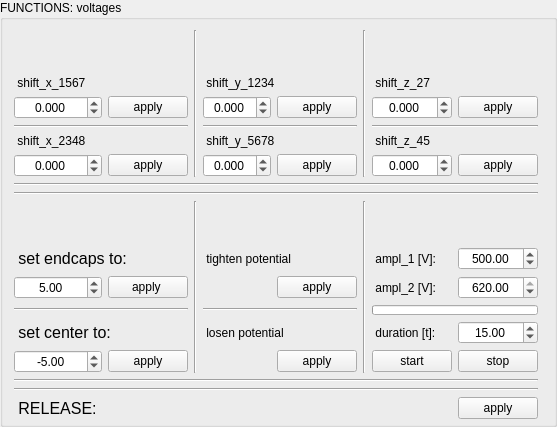
           <widget class="QGroupBox" name="groupBox_functions">
            <property name="title">
             <string>FUNCTIONS: voltages</string>
            </property>
            <layout class="QVBoxLayout" name="verticalLayout_4">
             <property name="topMargin">
              <number>5</number>
             </property>
             <property name="bottomMargin">
              <number>5</number>
             </property>
             <item>
              <layout class="QGridLayout" name="gridLayout_4">
               <item row="13" column="6">
                <widget class="QLabel" name="label_80">
                 <property name="text">
                  <string> duration [t]:</string>
                 </property>
                </widget>
               </item>
               <item row="13" column="7">
                <widget class="QDoubleSpinBox" name="doubleSpinBox_sweep_ampl_duration">
                 <property name="alignment">
                  <set>Qt::AlignCenter</set>
                 </property>
                 <property name="maximum">
                  <double>3600.000000000000000</double>
                 </property>
                 <property name="value">
                  <double>15.000000000000000</double>
                 </property>
                </widget>
               </item>
               <item row="14" column="6">
                <widget class="QPushButton" name="pushButton_sweep_ampl_start">
                 <property name="text">
                  <string>start</string>
                 </property>
                </widget>
               </item>
               <item row="14" column="7">
                <widget class="QPushButton" name="pushButton_sweep_ampl_stop">
                 <property name="text">
                  <string>stop</string>
                 </property>
                </widget>
               </item>
               <item row="12" column="0" colspan="2">
                <widget class="Line" name="line_29">
                 <property name="orientation">
                  <enum>Qt::Horizontal</enum>
                 </property>
                </widget>
               </item>
               <item row="9" column="0" colspan="2">
                <layout class="QVBoxLayout" name="verticalLayout_trap_endc_and_center"/>
               </item>
               <item row="9" column="3" colspan="2">
                <layout class="QVBoxLayout" name="verticalLayout_32"/>
               </item>
               <item row="10" column="6">
                <widget class="QLabel" name="label_78">
                 <property name="text">
                  <string> ampl_1 [V]:</string>
                 </property>
                </widget>
               </item>
               <item row="0" column="4">
                <spacer name="horizontalSpacer_60">
                 <property name="orientation">
                  <enum>Qt::Horizontal</enum>
                 </property>
                 <property name="sizeHint" stdset="0">
                  <size>
                   <width>40</width>
                   <height>5</height>
                  </size>
                 </property>
                </spacer>
               </item>
               <item row="1" column="8">
                <spacer name="verticalSpacer_38">
                 <property name="orientation">
                  <enum>Qt::Vertical</enum>
                 </property>
                 <property name="sizeHint" stdset="0">
                  <size>
                   <width>5</width>
                   <height>40</height>
                  </size>
                 </property>
                </spacer>
               </item>
               <item row="0" column="0">
                <spacer name="horizontalSpacer_95">
                 <property name="orientation">
                  <enum>Qt::Horizontal</enum>
                 </property>
                 <property name="sizeHint" stdset="0">
                  <size>
                   <width>40</width>
                   <height>5</height>
                  </size>
                 </property>
                </spacer>
               </item>
               <item row="0" column="1">
                <spacer name="horizontalSpacer_96">
                 <property name="orientation">
                  <enum>Qt::Horizontal</enum>
                 </property>
                 <property name="sizeHint" stdset="0">
                  <size>
                   <width>40</width>
                   <height>5</height>
                  </size>
                 </property>
                </spacer>
               </item>
               <item row="0" column="3">
                <spacer name="horizontalSpacer_93">
                 <property name="orientation">
                  <enum>Qt::Horizontal</enum>
                 </property>
                 <property name="sizeHint" stdset="0">
                  <size>
                   <width>40</width>
                   <height>5</height>
                  </size>
                 </property>
                </spacer>
               </item>
               <item row="3" column="7">
                <widget class="QPushButton" name="pushButton_apply_z_shift_27">
                 <property name="text">
                  <string>apply</string>
                 </property>
                </widget>
               </item>
               <item row="1" column="2" rowspan="6">
                <widget class="Line" name="line_21">
                 <property name="orientation">
                  <enum>Qt::Vertical</enum>
                 </property>
                </widget>
               </item>
               <item row="6" column="6">
                <widget class="QDoubleSpinBox" name="doubleSpinBox_shift_z_45">
                 <property name="alignment">
                  <set>Qt::AlignCenter</set>
                 </property>
                 <property name="decimals">
                  <number>3</number>
                 </property>
                 <property name="minimum">
                  <double>-10.000000000000000</double>
                 </property>
                 <property name="maximum">
                  <double>10.000000000000000</double>
                 </property>
                 <property name="singleStep">
                  <double>0.100000000000000</double>
                 </property>
                </widget>
               </item>
               <item row="1" column="5" rowspan="6">
                <widget class="Line" name="line_22">
                 <property name="orientation">
                  <enum>Qt::Vertical</enum>
                 </property>
                </widget>
               </item>
               <item row="15" column="0" colspan="8">
                <widget class="Line" name="line_20">
                 <property name="orientation">
                  <enum>Qt::Horizontal</enum>
                 </property>
                </widget>
               </item>
               <item row="6" column="3">
                <widget class="QDoubleSpinBox" name="doubleSpinBox_shift_y_5678">
                 <property name="alignment">
                  <set>Qt::AlignCenter</set>
                 </property>
                 <property name="decimals">
                  <number>3</number>
                 </property>
                 <property name="minimum">
                  <double>-10.000000000000000</double>
                 </property>
                 <property name="maximum">
                  <double>10.000000000000000</double>
                 </property>
                 <property name="singleStep">
                  <double>0.100000000000000</double>
                 </property>
                </widget>
               </item>
               <item row="4" column="6" colspan="2">
                <widget class="Line" name="line_17">
                 <property name="orientation">
                  <enum>Qt::Horizontal</enum>
                 </property>
                </widget>
               </item>
               <item row="4" column="3" colspan="2">
                <widget class="Line" name="line_13">
                 <property name="orientation">
                  <enum>Qt::Horizontal</enum>
                 </property>
                </widget>
               </item>
               <item row="3" column="1">
                <widget class="QPushButton" name="pushButton_apply_x_shift_1567">
                 <property name="text">
                  <string>apply</string>
                 </property>
                </widget>
               </item>
               <item row="5" column="0" colspan="2">
                <widget class="QLabel" name="label_57">
                 <property name="text">
                  <string> shift_x_2348</string>
                 </property>
                </widget>
               </item>
               <item row="1" column="0" colspan="2">
                <layout class="QVBoxLayout" name="verticalLayout_shift_x"/>
               </item>
               <item row="0" column="6">
                <spacer name="horizontalSpacer_19">
                 <property name="orientation">
                  <enum>Qt::Horizontal</enum>
                 </property>
                 <property name="sizeHint" stdset="0">
                  <size>
                   <width>40</width>
                   <height>5</height>
                  </size>
                 </property>
                </spacer>
               </item>
               <item row="2" column="6" colspan="2">
                <widget class="QLabel" name="label_44">
                 <property name="text">
                  <string> shift_z_27</string>
                 </property>
                </widget>
               </item>
               <item row="2" column="3" colspan="2">
                <widget class="QLabel" name="label_31">
                 <property name="text">
                  <string> shift_y_1234</string>
                 </property>
                </widget>
               </item>
               <item row="4" column="0" colspan="2">
                <widget class="Line" name="line_11">
                 <property name="orientation">
                  <enum>Qt::Horizontal</enum>
                 </property>
                </widget>
               </item>
               <item row="10" column="0" colspan="2">
                <widget class="QLabel" name="label_55">
                 <property name="font">
                  <font>
                   <pointsize>12</pointsize>
                   <weight>50</weight>
                   <bold>false</bold>
                  </font>
                 </property>
                 <property name="text">
                  <string> set endcaps to:</string>
                 </property>
                </widget>
               </item>
               <item row="0" column="7">
                <spacer name="horizontalSpacer_125">
                 <property name="orientation">
                  <enum>Qt::Horizontal</enum>
                 </property>
                 <property name="sizeHint" stdset="0">
                  <size>
                   <width>40</width>
                   <height>5</height>
                  </size>
                 </property>
                </spacer>
               </item>
               <item row="5" column="3" colspan="2">
                <widget class="QLabel" name="label_25">
                 <property name="text">
                  <string> shift_y_5678</string>
                 </property>
                </widget>
               </item>
               <item row="3" column="6">
                <widget class="QDoubleSpinBox" name="doubleSpinBox_shift_z_27">
                 <property name="alignment">
                  <set>Qt::AlignCenter</set>
                 </property>
                 <property name="decimals">
                  <number>3</number>
                 </property>
                 <property name="minimum">
                  <double>-10.000000000000000</double>
                 </property>
                 <property name="maximum">
                  <double>10.000000000000000</double>
                 </property>
                 <property name="singleStep">
                  <double>0.100000000000000</double>
                 </property>
                </widget>
               </item>
               <item row="6" column="0">
                <widget class="QDoubleSpinBox" name="doubleSpinBox_shift_x_2348">
                 <property name="alignment">
                  <set>Qt::AlignCenter</set>
                 </property>
                 <property name="decimals">
                  <number>3</number>
                 </property>
                 <property name="minimum">
                  <double>-10.000000000000000</double>
                 </property>
                 <property name="maximum">
                  <double>10.000000000000000</double>
                 </property>
                 <property name="singleStep">
                  <double>0.100000000000000</double>
                 </property>
                </widget>
               </item>
               <item row="13" column="0" colspan="2">
                <widget class="QLabel" name="label_24">
                 <property name="font">
                  <font>
                   <pointsize>12</pointsize>
                  </font>
                 </property>
                 <property name="text">
                  <string> set center to: </string>
                 </property>
                </widget>
               </item>
               <item row="16" column="0" colspan="8">
                <widget class="Line" name="line_26">
                 <property name="orientation">
                  <enum>Qt::Horizontal</enum>
                 </property>
                </widget>
               </item>
               <item row="3" column="0">
                <widget class="QDoubleSpinBox" name="doubleSpinBox_shift_x_1567">
                 <property name="enabled">
                  <bool>true</bool>
                 </property>
                 <property name="alignment">
                  <set>Qt::AlignCenter</set>
                 </property>
                 <property name="decimals">
                  <number>3</number>
                 </property>
                 <property name="minimum">
                  <double>-10.000000000000000</double>
                 </property>
                 <property name="maximum">
                  <double>10.000000000000000</double>
                 </property>
                 <property name="singleStep">
                  <double>0.100000000000000</double>
                 </property>
                 <property name="value">
                  <double>0.000000000000000</double>
                 </property>
                </widget>
               </item>
               <item row="3" column="3">
                <widget class="QDoubleSpinBox" name="doubleSpinBox_shift_y_1234">
                 <property name="alignment">
                  <set>Qt::AlignCenter</set>
                 </property>
                 <property name="decimals">
                  <number>3</number>
                 </property>
                 <property name="minimum">
                  <double>-10.000000000000000</double>
                 </property>
                 <property name="maximum">
                  <double>10.000000000000000</double>
                 </property>
                 <property name="singleStep">
                  <double>0.100000000000000</double>
                 </property>
                </widget>
               </item>
               <item row="8" column="0" colspan="8">
                <widget class="Line" name="line_18">
                 <property name="orientation">
                  <enum>Qt::Horizontal</enum>
                 </property>
                </widget>
               </item>
               <item row="17" column="0">
                <widget class="QLabel" name="label_56">
                 <property name="font">
                  <font>
                   <pointsize>12</pointsize>
                  </font>
                 </property>
                 <property name="text">
                  <string> RELEASE: </string>
                 </property>
                </widget>
               </item>
               <item row="2" column="0" colspan="2">
                <widget class="QLabel" name="label_52">
                 <property name="text">
                  <string> shift_x_1567</string>
                 </property>
                </widget>
               </item>
               <item row="6" column="7">
                <widget class="QPushButton" name="pushButton_apply_z_shift_45">
                 <property name="text">
                  <string>apply</string>
                 </property>
                </widget>
               </item>
               <item row="5" column="6" colspan="2">
                <widget class="QLabel" name="label_53">
                 <property name="text">
                  <string> shift_z_45</string>
                 </property>
                </widget>
               </item>
               <item row="17" column="7">
                <widget class="QPushButton" name="pushButton_extraction">
                 <property name="text">
                  <string>apply</string>
                 </property>
                </widget>
               </item>
               <item row="6" column="1">
                <widget class="QPushButton" name="pushButton_apply_x_shift_2348">
                 <property name="text">
                  <string>apply</string>
                 </property>
                </widget>
               </item>
               <item row="1" column="6" colspan="2">
                <layout class="QVBoxLayout" name="verticalLayout_shift_z"/>
               </item>
               <item row="6" column="4">
                <widget class="QPushButton" name="pushButton_apply_y_shift_5678">
                 <property name="text">
                  <string>apply</string>
                 </property>
                </widget>
               </item>
               <item row="1" column="3" colspan="2">
                <layout class="QVBoxLayout" name="verticalLayout_shift_y"/>
               </item>
               <item row="7" column="0" colspan="8">
                <widget class="Line" name="line_23">
                 <property name="orientation">
                  <enum>Qt::Horizontal</enum>
                 </property>
                </widget>
               </item>
               <item row="3" column="4">
                <widget class="QPushButton" name="pushButton_apply_y_shift_1234">
                 <property name="text">
                  <string>apply</string>
                 </property>
                </widget>
               </item>
               <item row="9" column="5" rowspan="6">
                <widget class="Line" name="line_31">
                 <property name="orientation">
                  <enum>Qt::Vertical</enum>
                 </property>
                </widget>
               </item>
               <item row="10" column="3" colspan="2">
                <widget class="QLabel" name="label_75">
                 <property name="text">
                  <string> tighten potential </string>
                 </property>
                </widget>
               </item>
               <item row="14" column="4">
                <widget class="QPushButton" name="pushButton_losen_potential">
                 <property name="text">
                  <string>apply</string>
                 </property>
                </widget>
               </item>
               <item row="11" column="1">
                <widget class="QPushButton" name="pushButton_endcap_voltages">
                 <property name="text">
                  <string>apply </string>
                 </property>
                </widget>
               </item>
               <item row="11" column="4">
                <widget class="QPushButton" name="pushButton_tighten_potential">
                 <property name="text">
                  <string>apply</string>
                 </property>
                </widget>
               </item>
               <item row="10" column="7">
                <widget class="QDoubleSpinBox" name="doubleSpinBox_sweep_ampl_start">
                 <property name="alignment">
                  <set>Qt::AlignCenter</set>
                 </property>
                 <property name="maximum">
                  <double>620.000000000000000</double>
                 </property>
                 <property name="singleStep">
                  <double>1.000000000000000</double>
                 </property>
                 <property name="value">
                  <double>500.000000000000000</double>
                 </property>
                </widget>
               </item>
               <item row="11" column="7">
                <widget class="QDoubleSpinBox" name="doubleSpinBox_sweep_ampl_stop">
                 <property name="alignment">
                  <set>Qt::AlignCenter</set>
                 </property>
                 <property name="maximum">
                  <double>620.000000000000000</double>
                 </property>
                 <property name="value">
                  <double>620.000000000000000</double>
                 </property>
                </widget>
               </item>
               <item row="11" column="6">
                <widget class="QLabel" name="label_79">
                 <property name="text">
                  <string> ampl_2 [V]:</string>
                 </property>
                </widget>
               </item>
               <item row="9" column="8">
                <spacer name="verticalSpacer">
                 <property name="orientation">
                  <enum>Qt::Vertical</enum>
                 </property>
                 <property name="sizeHint" stdset="0">
                  <size>
                   <width>5</width>
                   <height>40</height>
                  </size>
                 </property>
                </spacer>
               </item>
               <item row="12" column="3" colspan="2">
                <widget class="Line" name="line_30">
                 <property name="orientation">
                  <enum>Qt::Horizontal</enum>
                 </property>
                </widget>
               </item>
               <item row="11" column="0">
                <widget class="QDoubleSpinBox" name="doubleSpinBox_endcap_voltages">
                 <property name="alignment">
                  <set>Qt::AlignCenter</set>
                 </property>
                 <property name="minimum">
                  <double>-10.000000000000000</double>
                 </property>
                 <property name="maximum">
                  <double>10.000000000000000</double>
                 </property>
                 <property name="singleStep">
                  <double>0.100000000000000</double>
                 </property>
                 <property name="value">
                  <double>5.000000000000000</double>
                 </property>
                </widget>
               </item>
               <item row="13" column="3" colspan="2">
                <widget class="QLabel" name="label_76">
                 <property name="text">
                  <string> losen potential </string>
                 </property>
                </widget>
               </item>
               <item row="14" column="1">
                <widget class="QPushButton" name="pushButton_center_voltages">
                 <property name="text">
                  <string>apply</string>
                 </property>
                </widget>
               </item>
               <item row="14" column="0">
                <widget class="QDoubleSpinBox" name="doubleSpinBox_center_voltages">
                 <property name="alignment">
                  <set>Qt::AlignCenter</set>
                 </property>
                 <property name="minimum">
                  <double>-10.000000000000000</double>
                 </property>
                 <property name="maximum">
                  <double>10.000000000000000</double>
                 </property>
                 <property name="value">
                  <double>-5.000000000000000</double>
                 </property>
                </widget>
               </item>
               <item row="9" column="2" rowspan="6">
                <widget class="Line" name="line_27">
                 <property name="orientation">
                  <enum>Qt::Vertical</enum>
                 </property>
                </widget>
               </item>
               <item row="12" column="6" colspan="2">
                <widget class="QProgressBar" name="progressBar_sweep_rf">
                 <property name="font">
                  <font>
                   <pointsize>1</pointsize>
                   <kerning>false</kerning>
                  </font>
                 </property>
                 <property name="value">
                  <number>0</number>
                 </property>
                 <property name="textVisible">
                  <bool>false</bool>
                 </property>
                </widget>
               </item>
               <item row="9" column="6" colspan="2">
                <layout class="QVBoxLayout" name="verticalLayout_sweep_rf"/>
               </item>
              </layout>
             </item>
            </layout>
           </widget>
